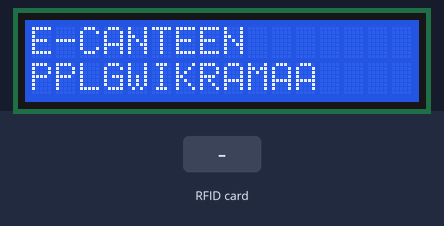
A sketch run on a simulated ESP8266 (NodeMCU). On the bench: 16×2 character LCD. The test bench sets the inputs (shaded band). WiFi joins after 1.5 s; servers stay silent unless stated; what the sketch prints to the serial monitor is not drawn.

Above: at 2.9 s.
3.0 s: RFID card 12 34 56 78 held to the reader
At 3.3 s:
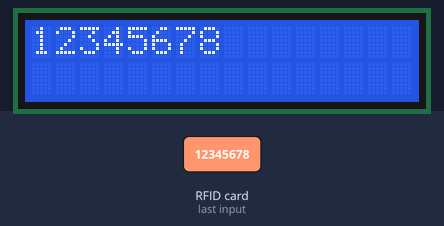
4.5 s: RFID card 5E 7A 19 C4 held to the reader
At 5.6 s:
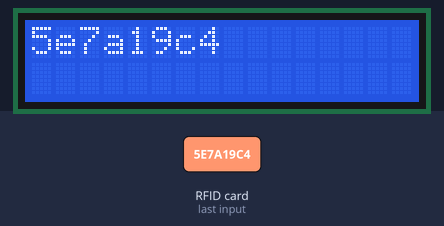
Timing chart, 0 to 7.5 s (numbered marks = the images above; inputs shaded):
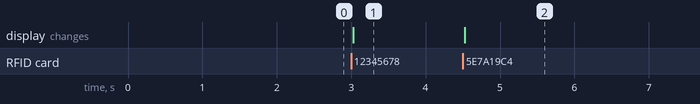

Measured:
- after the input at 3.0 s, the display: changes at once (image 1)
- after the input at 4.5 s, the display: changes at once (image 2)

The sketch:

rfidee.ino
```cpp
#include <LiquidCrystal_I2C.h>


#include <SPI.h>
#include <MFRC522.h>


#include <ESP8266WiFi.h>
#include <FirebaseESP8266.h>


// Informasi jaringan WiFi
const char* ssid = "XYZ";
const char* password = "12345678";


// Informasi Firebase
#define FIREBASE_HOST "https://rfidkantin-default-rtdb.firebaseio.com/"
#define FIREBASE_AUTH "AIzaSyDBBB875QO88NHqWHomJC6MHFm7l4bi_ak"


FirebaseData firebaseData;

//constexpr uint8_t RST_PIN = 3;
//constexpr uint8_t SS_PIN = 4;
#define SS_PIN D8
#define RST_PIN D0


MFRC522 rfid(SS_PIN, RST_PIN);


MFRC522::MIFARE_Key key;


// Inisialisasi memulai mengirim NUID
byte nuidPICC[4];


LiquidCrystal_I2C lcd(0x27,16,2);


void setup() {

  // Pemanggilan pertama memerlukan parameter jumlah kolom dan baris
  // Ini harus sama dengan yang dimasukan pada konstruktor.
  lcd.begin(16,2);
  lcd.init();

  // Nyalakan backlight
  lcd.backlight();

  // Pindahkan kursor ke kolom 0 dan baris 0
  // (baris 1)
  lcd.setCursor(0, 0);

  // Cetak hellow ke layar
  lcd.print("E-CANTEEN");

  // Pindahkan kursor ke baris berikutnya dan cetak lagi
  lcd.setCursor(0, 1);
  lcd.print("PPLGWIKRAMAA");
  Serial.begin(115200); // Memulai serial
// Menghubungkan ke jaringan WiFi
  WiFi.begin(ssid, password);
  while (WiFi.status() != WL_CONNECTED) {
  Serial.println("Menghubungkan ke jaringan WiFi..");
    delay(500);
    Serial.print(".");
  }
  Serial.println();
  Serial.println("WiFi terhubung");
  Serial.println("Alamat IP: ");
  Serial.println(WiFi.localIP());


  // Menghubungkan ke Firebase
  Firebase.begin(FIREBASE_HOST, FIREBASE_AUTH);
  Serial.println("Firebase terhubung");
  SPI.begin(); // Memulai komunikasi SPI
  rfid.PCD_Init(); // Init MFRC522


  for (byte i = 0; i < 6; i++) {
    key.keyByte[i] = 0xFF;
  }


  Serial.println(F("This code scan the MIFARE Classsic NUID."));
  Serial.print(F("Using the following key:"));
  printHex(key.keyByte, MFRC522::MF_KEY_SIZE);
}


void loop() {


  // Cek untuk kartu baru
  if ( ! rfid.PICC_IsNewCardPresent())
    return;


  // Verifikasi apakah NUID sudah dibaca
  if ( ! rfid.PICC_ReadCardSerial())
    return;


  Serial.print(F("PICC type: "));
  MFRC522::PICC_Type piccType = rfid.PICC_GetType(rfid.uid.sak);
  Serial.println(rfid.PICC_GetTypeName(piccType));


  // Check is the PICC of Classic MIFARE type
  if (piccType != MFRC522::PICC_TYPE_MIFARE_MINI &&
    piccType != MFRC522::PICC_TYPE_MIFARE_1K &&
    piccType != MFRC522::PICC_TYPE_MIFARE_4K) {
    Serial.println(F("Your tag is not of type MIFARE Classic."));
    return;
  }


  if (rfid.uid.uidByte[0] != nuidPICC[0] ||
    rfid.uid.uidByte[1] != nuidPICC[1] ||
    rfid.uid.uidByte[2] != nuidPICC[2] ||
    rfid.uid.uidByte[3] != nuidPICC[3] ) {
    Serial.println(F("A new card has been detected."));


    // Store NUID into nuidPICC array
    for (byte i = 0; i < 4; i++) {
      nuidPICC[i] = rfid.uid.uidByte[i];
    }

    Serial.println(F("The NUID tag is:"));
    Serial.print(F("In hex: "));
    printHex(rfid.uid.uidByte, rfid.uid.size);
    Serial.println();
    Serial.print(F("In dec: "));
    Serial.println();
    String content= "";
    byte letter;
    for (byte i = 0; i < rfid.uid.size; i++)
    {
       Serial.print(rfid.uid.uidByte[i] < 0x10 ? "0" : "");
       Serial.print(rfid.uid.uidByte[i], HEX);
       content.concat(String(rfid.uid.uidByte[i] < 0x10 ? "0" : ""));
       content.concat(String(rfid.uid.uidByte[i], HEX));
    }
      lcd.setCursor(0, 1);
      lcd.clear();
      lcd.print(content);
      Firebase.setInt(firebaseData, "/card/", content);
  }
  else Serial.println(F("Card read previously."));


  // Halt PICC
  rfid.PICC_HaltA();


  // Stop encryption on PCD
  rfid.PCD_StopCrypto1();


}


/**
 * Sub routine mengirim nilai HEX.
 */
void printHex(byte *buffer, byte bufferSize) {
  for (byte i = 0; i < bufferSize; i++) {
    Serial.print(buffer[i] < 0x10 ? " 0" : " ");
    Serial.print(buffer[i], HEX);
  }
}


/**
 * Sub routine mengirim nilai DEX.
 */
void printDec(byte *buffer, byte bufferSize) {
  for (byte i = 0; i < bufferSize; i++) {
    Serial.print(buffer[i] < 0x10 ? " 0" : " ");
    Serial.print(buffer[i], DEC);
  }
}
```
